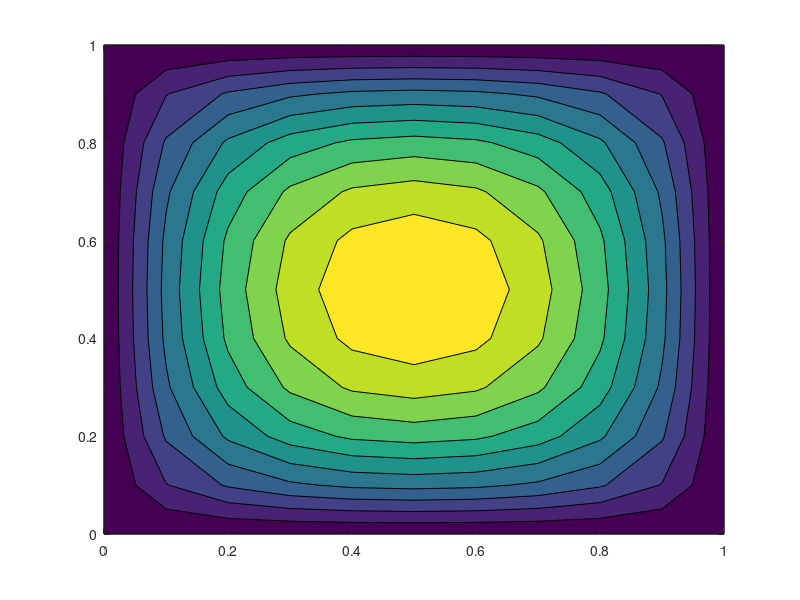

Write MATLAB code to recreate this figure.
%3.4  possion.m

x = 123;
y = 456;
function u=poisson(x,y)   % choose evaluation points for u(x,y)
                          % x = and y = choose 1 point or more 
  N=39; u=zeros(size(x));   % size=1,1 for evaluation at 1 point
  if nargin==1              % Only x coordinates so 1D problem
    for k=1:2:N             % Add N terms in the 1D sine series
      u = u + 2^2/pi^3/k^3*sin(k*pi*x);
    end
  % xx=0:.01:1;yy=poisson(xx);plot(xx,yy) to plot u in 1D (2D is below)

  elseif nargin==2          % x and y coordinates so 2D problem
    for i=1:2:N             % - u_xx - u_yy = 1 in unit square
      for j=1:2:N           % Add N^2 terms in the 2D sine series
        u = u + 2^4/pi^4/(i*j)/(i^2+j^2)*sin(i*pi*x).*sin(j*pi*y);
      end;                
    end;                    % 3D would have (i*j*k)/(i^2+j^2+k^2)
  end
  % [xx,yy]=meshgrid(0:.1:1,0:.1:1);zz=poisson(xx,yy);contourf(xx,yy,zz)
endfunction

#xx=0:.01:1;yy=poisson(xx);plot(xx,yy)
[xx,yy]=meshgrid(0:.1:1,0:.1:1);zz=poisson(xx,yy);contourf(xx,yy,zz)